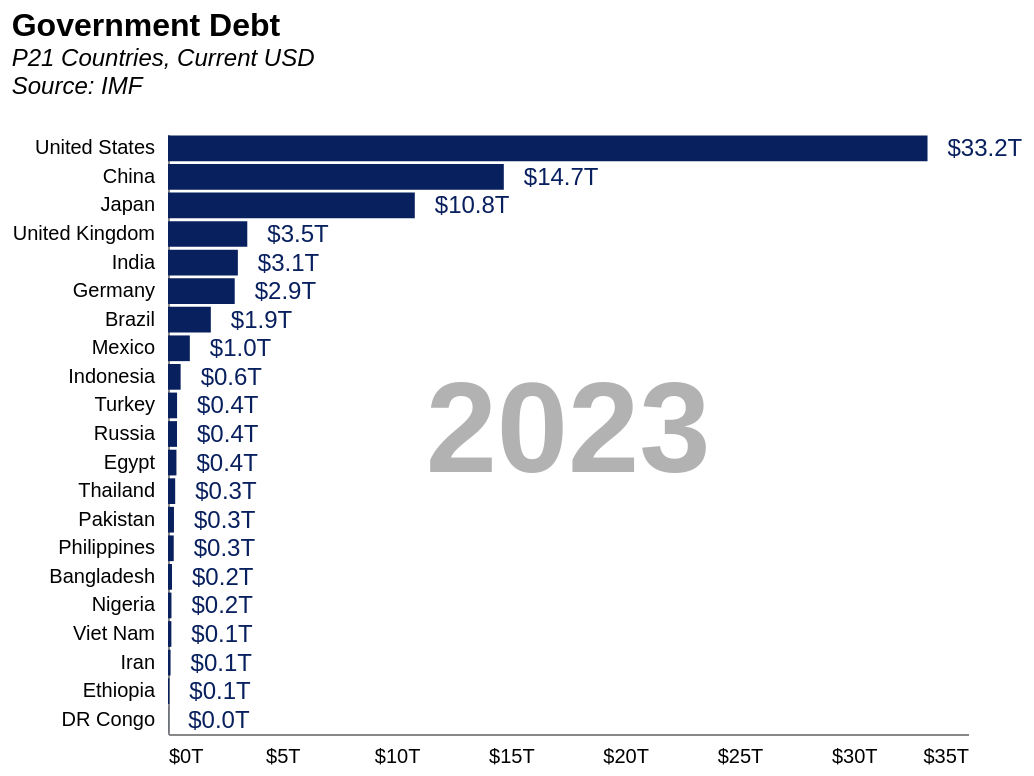

Here is the Vega-Lite specification saved for this chart:
### Vega-Lite specification from a JSON file in a GitHub repository (floating-point values rounded to 4 significant figures; data arrays with more than 128 entries replaced by an {"elided": "..."} marker saying what was removed)
{"config": {"axisX": {"labelPadding": 6, "tickOpacity": 0, "title": null, "grid": false, "ticks": false, "labelSeparation": 10}, "axisY": {"title": null, "grid": false, "tickOpacity": 0}, "title": {"fontSize": 16, "subtitleFontSize": 12, "subtitleFontStyle": "italic", "anchor": "start", "color": "black"}, "view": {"stroke": "transparent"}}, "layer": [{"data": {"name": "data-10922dc28854c28bb50698a5dab5b0d0"}, "mark": {"type": "bar", "color": "rgb(9, 32, 95)"}, "encoding": {"x": {"axis": {"labelExpr": " '$'+datum.value+'T'"}, "field": "debt", "title": "", "type": "quantitative"}, "y": {"axis": {"title": null}, "field": "short_country", "sort": {"field": "rank"}, "title": "Country", "type": "nominal"}}, "transform": [{"filter": "(datum.year === param_3)"}]}, {"data": {"name": "data-efebf43224d7eea0320d19511ef4f86b"}, "mark": {"type": "text", "align": "center", "baseline": "middle", "color": "black", "dx": 0, "dy": 0, "fontSize": 64, "fontWeight": "bold", "opacity": 0.3}, "encoding": {"text": {"field": "year", "type": "nominal"}}, "transform": [{"filter": "(datum.year === param_3)"}]}, {"data": {"name": "data-10922dc28854c28bb50698a5dab5b0d0"}, "mark": {"type": "text", "align": "left", "baseline": "middle", "color": "rgb(9, 32, 95)", "dx": 10, "dy": 0, "fontSize": 12, "fontWeight": "normal", "opacity": 1, "text": {"expr": "'$' + format(datum.debt, '.1f') + 'T'"}}, "encoding": {"size": {"value": 12}, "x": {"axis": {"labelExpr": " '$'+datum.value+'T'"}, "field": "debt", "title": "", "type": "quantitative"}, "y": {"axis": {"title": null}, "field": "short_country", "sort": {"field": "rank"}, "title": "Country", "type": "nominal"}}, "transform": [{"filter": "(datum.year === param_3)"}]}], "height": 300, "params": [{"name": "param_3", "bind": {"input": "range", "max": 2023, "min": 2003, "name": "Year:", "step": 1}, "value": 2023}], "title": {"text": "Government Debt", "subtitle": ["P21 Countries, Current USD", "Source: IMF", ""]}, "width": 400, "$schema": "https://vega.github.io/schema/vega-lite/v5.8.0.json", "datasets": {"data-10922dc28854c28bb50698a5dab5b0d0": {"elided": "711 records"}, "data-efebf43224d7eea0320d19511ef4f86b": [{"year": 2003}, {"year": 2004}, {"year": 2005}, {"year": 2006}, {"year": 2007}, {"year": 2008}, {"year": 2009}, {"year": 2010}, {"year": 2011}, {"year": 2012}, {"year": 2013}, {"year": 2014}, {"year": 2015}, {"year": 2016}, {"year": 2017}, {"year": 2018}, {"year": 2019}, {"year": 2020}, {"year": 2021}, {"year": 2022}, {"year": 2023}]}}
